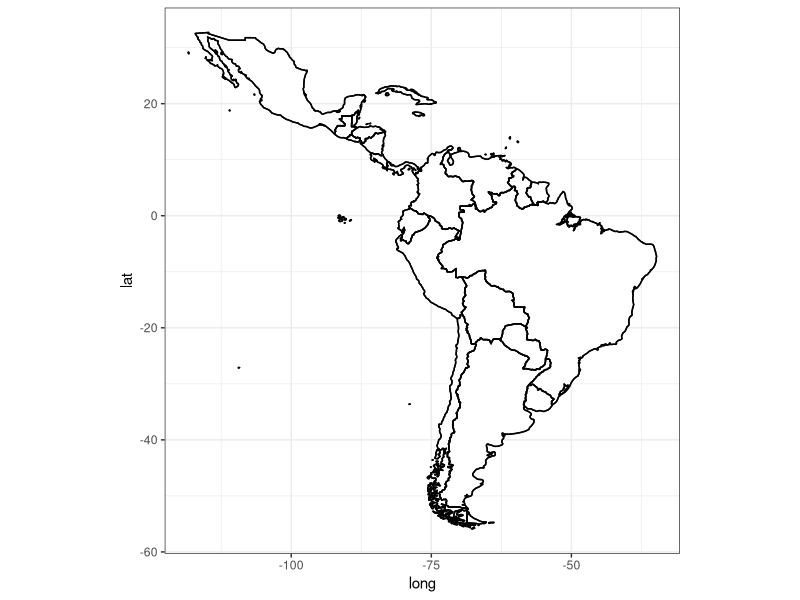

Here is the R script that generated this plot: (Note: this script raises an error after producing the figure.)



library(ggplot2)
world <- map_data("world")

world <- map_data("world")
americas <- subset(world, region %in% c("Brazil","Mexico", "Colombia", "Argentina",
                                        "Peru","Venezuela","Chile","Guatemala","Ecuador", "Bolivia", "Cuba",
                                        "Honduras", "Paraguay", "Nicaragua","El Salvador", "Costa Rica", "Panama",
                                        "Uruguay",  "Jamaica",  "Trinidad and Tobago", "Guyana", "Suriname", "Belize",
                                        "Barbados", "Saint Lucia", "Grenada", "Saint Vincent and the Grenadines", 
                                        "Antigua and Barbuda", "Saint Kitts and Nevis"))

ggplot(data = americas, aes(x = long, y = lat, group = group)) + 
  geom_polygon(fill = "white", color = "black") +
  geom_path(color="black") +
  coord_equal() +
  theme_bw() 


# 2 -----------------------------------------------------------------------

# Retrieve the states map data and merge with crime data
latam <- c()

# Retrievethe map data
latam.maps <- map_data("world", region = latam)


ggplot(latam.maps, aes(x = long, y = lat)) +
  geom_polygon(aes(group = group, fill = region))+
  geom_text(aes(label = region), data = country.paper,  size = 3, hjust = 0.5)+
  scale_fill_viridis_d()+
  theme_void()+
  theme(legend.position = "none") +
  
  #Axis  
  theme(axis.title.x = element_text(size = 16, angle = 0)) + # axis x
  theme(axis.title.y = element_text(size = 16, angle = 90)) + # axis y
  theme(axis.text.x=element_text(angle=0, size=14, vjust=0.5, color="black")) + #subaxis x
  theme(axis.text.y=element_text(angle=0, size=14, vjust=0.5, color="black"))  #subaxis y


# 3 -----------------------------------------------------------------------



# Authors per Country -----------------------------------------------------

# Retrieve the states map data and merge with crime data
latam <- c('Argentina', 'Brazil', 'Belize', 'Bolivia',
           'Colombia', 'Costa Rica', 'Chile', 'Cuba', 'Dominican Republic',
           'Ecuador', 'El Salvador', 'Guatemala', 'Guyana', 'Haiti',
           'Honduras', 'Jamaica', 'Mexico', 'Nicaragua', 
           'Panama', 'Paraguay', 'Peru', 'Puerto Rico', 'Suriname', 
           'Trinidad and Tobago', 'Uruguay', 'Venezuela')

latam.maps1 <- map_data("world", region = latam)

n.papers <- tribble(~region, ~papers,
                    'Argentina', 114,
                    'Brazil', 961,
                    'Belize', 0,
                    'Bolivia', 13,
                    'Colombia', 115,
                    'Costa Rica', 49,
                    'Chile', 32,
                    'Cuba', 4,
                    'Dominican Republic', 0,
                    'Ecuador', 89,
                    'El Salvador', 0,
                    'Guatemala', 2,
                    'Guyana', 0,
                    'Haiti', 0,
                    'Honduras', 0,
                    'Jamaica', 0,
                    'Mexico', 55,
                    'Nicaragua', 0,
                    'Panama', 7,
                    'Paraguay', 0,
                    'Peru', 6,
                    'Puerto Rico', 16,
                    'Suriname', 0,
                    'Trinidad and Tobago', 0,
                    'Uruguay', 1,
                    'Venezuela', 8)

. <- left_join(latam.maps1, n.papers, by="region")

a <- ggplot(., aes(long, lat, group = group))+
  geom_polygon(aes(fill = papers ), color = "white")+
  scale_fill_viridis_c(name='# Authors', option = "C") +
  coord_equal() +
  theme_bw() +
  
  #Axis  
  theme(axis.title.x = element_text(size = 16, angle = 0)) + # axis x
  theme(axis.title.y = element_text(size = 16, angle = 90)) + # axis y
  theme(axis.text.x=element_text(angle=0, size=14, vjust=0.5, color="black")) + #subaxis x
  theme(axis.text.y=element_text(angle=0, size=14, vjust=0.5, color="black"))  #subaxis y

a



# Number of Countries -----------------------------------------------------

dt.country <- df.t %>% 
  group_by(year,PubID) %>% 
  filter(row_number()==1) %>% 
  print(n = Inf)

as.data.frame(dt.country) %>% 
  count(country_study)


countries <- c('Argentina', 'Bolivia', 'Belize', 'Brazil',  
           'Colombia', 'Costa Rica', 'Chile', 'Cuba', 'Dominican Republic', 'Dominica',
           'Ecuador', 'El Salvador', 'French Guiana', 'Guatemala', 'Guyana', 
            'Haiti','Honduras', 'Jamaica', 'Mexico', 'Nicaragua', 
           'Panama', 'Paraguay', 'Peru', 'Puerto Rico', 'Suriname', 
           'Trinidad and Tobago', 'Uruguay', 'Venezuela')

countries.maps <- map_data("world", region = countries)

country.papers <- tribble(~region, ~papers,
                    'Argentina', 33,
                    'Bolivia', 8,
                    'Belize', 0,
                    'Brazil', 242,
                    'Colombia', 41,
                    'Costa Rica', 35,
                    'Chile', 9,
                    'Cuba', 2,
                    'Dominican Republic', 0,
                    'Dominica', 2,
                    'Ecuador', 44,
                    'El Salvador', 0,
                    'French Guiana', 3,
                    'Guatemala', 3,
                    'Guyana', 0,
                    'Haiti',0,
                    'Honduras', 2,
                    'Jamaica', 0,
                    'Mexico', 17,
                    'Nicaragua', 1,
                    'Panama', 12,
                    'Paraguay', 1,
                    'Peru', 8,
                    'Puerto Rico', 8,
                    'Suriname', 0,
                    'Trinidad and Tobago', 2,
                    'Uruguay', 0,
                    'Venezuela', 7)

df.country <- left_join(countries.maps, country.papers, by="region")

b <- ggplot(df.country, aes(long, lat, group = group))+
  geom_polygon(aes(fill = papers ), color = "white")+
  scale_fill_viridis_c(name='# Papers', option = "C") +
  coord_equal() +
  theme_bw() +
  #Axis  
  theme(axis.title.x = element_text(size = 16, angle = 0)) + # axis x
  theme(axis.title.y = element_text(size = 16, angle = 90)) + # axis y
  theme(axis.text.x=element_text(angle=0, size=14, vjust=0.5, color="black")) + #subaxis x
  theme(axis.text.y=element_text(angle=0, size=14, vjust=0.5, color="black"))  #subaxis y

b

a + b
